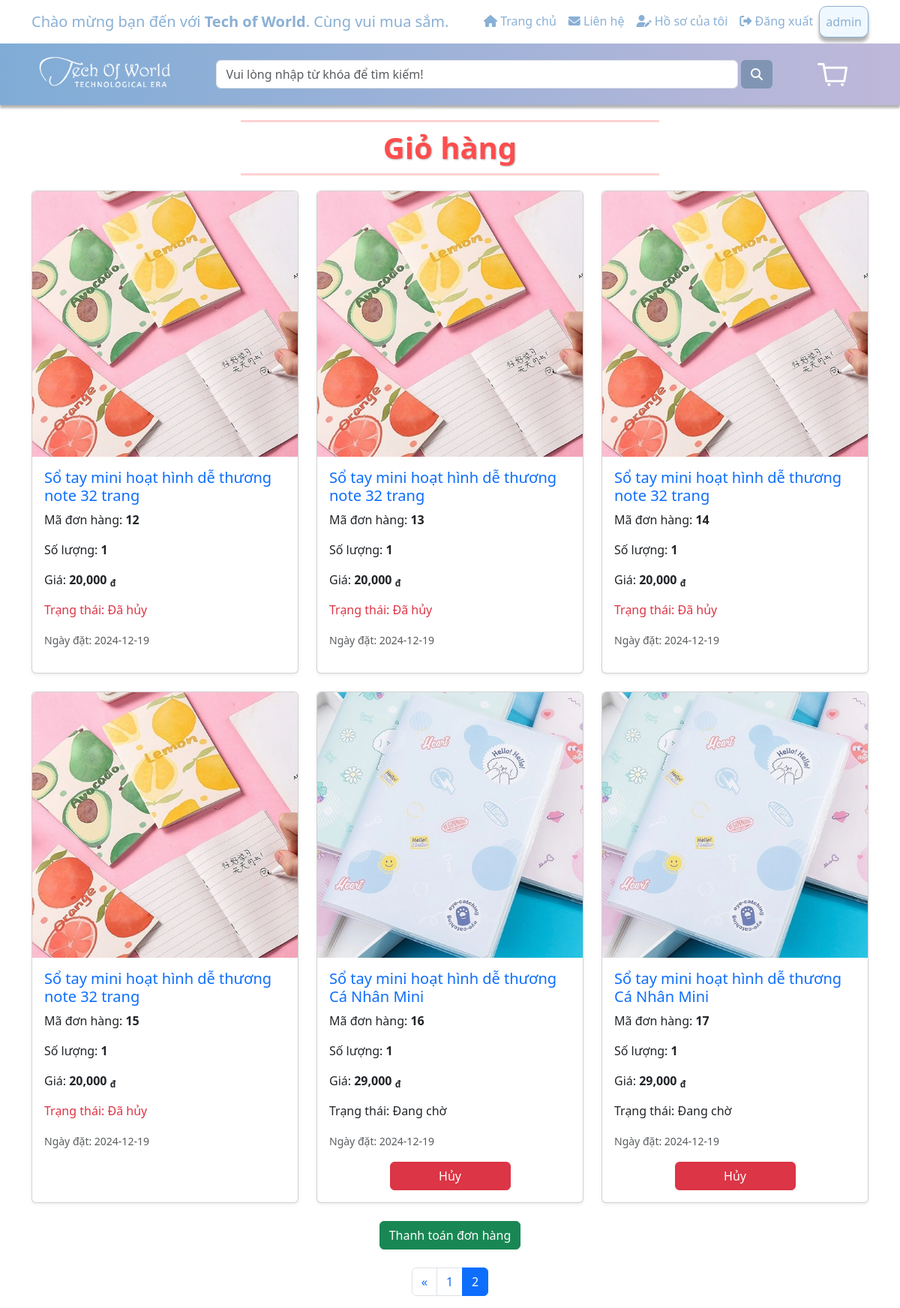
Page /Website/cart.php?page=2 (signed in) on the committed database.
### tables this page shows
CREATE TABLE `user` (
  `user_id` int(11) NOT NULL,
  `username` varchar(25) NOT NULL,
  `name` varchar(150) NOT NULL,
  `password` varchar(255) NOT NULL,
  `email` varchar(255) DEFAULT NULL,
  `role` tinyint(1) NOT NULL DEFAULT 0,
  `avatar` varchar(255) DEFAULT NULL,
  `created_at` timestamp NOT NULL DEFAULT current_timestamp(),
  `updated_at` timestamp NOT NULL DEFAULT current_timestamp() ON UPDATE current_timestamp(),
  `status` tinyint(1) NOT NULL DEFAULT 1,
  `last_login` timestamp NULL DEFAULT NULL
);

CREATE TABLE `order` (
  `order_id` int(11) NOT NULL,
  `user_id` int(11) NOT NULL,
  `product_id` int(11) NOT NULL,
  `timeorder` date NOT NULL,
  `order_status` varchar(100) NOT NULL,
  `order_price` varchar(15) NOT NULL,
  `order_quantity` int(4) NOT NULL,
  `created_at` timestamp NOT NULL DEFAULT current_timestamp(),
  `updated_at` timestamp NOT NULL DEFAULT current_timestamp() ON UPDATE current_timestamp(),
  `total_price` decimal(10,2) NOT NULL,
  `payment_status` tinyint(1) NOT NULL
);

CREATE TABLE `product` (
  `product_id` int(11) NOT NULL,
  `product_type_name` varchar(100) NOT NULL,
  `product_name` varchar(250) NOT NULL,
  `product_price` varchar(250) NOT NULL,
  `product_description` varchar(300) DEFAULT NULL,
  `product_details` varchar(300) NOT NULL,
  `product_images` varchar(50) NOT NULL,
  `product_quantity` int(250) NOT NULL DEFAULT 1,
  `product_type_id` varchar(50) NOT NULL
);

### Website/cart.php (the view, shortened to what this page needs)
<?php
include('../Sources/FE/top_header.php');
include('../Sources/FE/header.php');
$name = $_SESSION['username'];
$list_order = [];
$stmt = $connect->prepare("SELECT * FROM `order` WHERE user_id = (SELECT user_id FROM user WHERE username = ?)");
$stmt->bind_param("s", $name);
$stmt->execute();
$result = $stmt->get_result();
if ($result->num_rows === 0) {
    echo '<div class="alert alert-warning">Không tìm thấy đơn hàng nào.</div>';
} else {
    while ($row = mysqli_fetch_array($result, MYSQLI_ASSOC)) {
        $list_order[] = $row;
    }
}
$cartValueShow = 10;
$pagination = ceil(count($list_order) / $cartValueShow);
$page = isset($_GET['page']) ? (int)$_GET['page'] : 1;
$page = max(1, min($pagination, $page));
$firstPage = ($page - 1) * $cartValueShow;
$endPage = min($firstPage + $cartValueShow, count($list_order));
?>
<div class="container">
<div class="header-section">
    <hr>
    <h1>Giỏ hàng</h1>
    <hr>
</div>
    <div class="row">
        <?php if (!empty($list_order)) : ?>
            <?php for ($i = $firstPage; $i < $endPage; $i++) : ?>
                <?php
                $order = $list_order[$i];
                $stmt = $connect->prepare("SELECT * FROM product WHERE product_id = ?");
                $stmt->bind_param("i", $order['product_id']);
                $stmt->execute();
                $product_result = $stmt->get_result();
                $product = $product_result->fetch_assoc();
                $duongdanimg = '../Assets/img/sanpham/';
                if ($product):
                ?>
                    <div class="col-md-4 mb-4">
                        <div class="card shadow-sm h-100">
                            <div class="row g-0">
                                <div class="col-md-12">
                                    <img src="<?= $duongdanimg . htmlspecialchars($product['product_images']) ?>" class="img-fluid rounded-top" alt="<?= htmlspecialchars($product['product_name']) ?>">
                                </div>
                                <div class="col-md-12">
                                    <div class="card-body">
                                        <h5 class="card-title">
                                            <a href="./product.php?product_id=<?= $product['product_id'] ?>" class="text-decoration-none"><?= htmlspecialchars($product['product_name']) ?></a>
                                        </h5>
                                        <p class="card-text">Mã đơn hàng: <strong><?= htmlspecialchars($order['order_id']) ?></strong></p>
                                        <p class="card-text">Số lượng: <strong><?= htmlspecialchars($order['order_quantity']) ?></strong></p>
                                        <p class="card-text">Giá: <strong><?= number_format($order['order_price'], 0, '.', ',') ?> <sub>đ</sub></strong></p>
                                        <p class="card-text <?= ($order['order_status'] == 'Đã hủy') ? 'text-danger' : ''; ?>">
                                            Trạng thái: <?= htmlspecialchars($order['order_status']) ?>
                                        </p>
                                        <p class="card-text"><small class="text-muted">Ngày đặt: <?= htmlspecialchars($order['timeorder']) ?></small></p>
                                        <div class="d-grid gap-2 col-6 mx-auto">
                                            <?php if ($order['order_status'] != "Đã hủy") : ?>
                                                <button type="button" class="btn btn-danger" data-bs-toggle="modal" data-bs-target="#modal<?= $order['order_id'] ?>">Hủy</button>
                                            <?php endif; ?>
                                        </div>
                                    </div>
                                </div>
                            </div>
                        </div>
                    </div>
                <?php else: ?>
                    <div class="col-12 text-center">Không tìm thấy sản phẩm cho đơn hàng này.</div>
                <?php endif; ?>
            <?php endfor; ?>
        <?php else : ?>
            <div class="col-12 text-center">Không có đơn hàng nào trong giỏ.</div>
        <?php endif; ?>
    </div>
    <div class="text-center">
        <button type="button" class="btn btn-success" data-bs-toggle="modal" data-bs-target="#paymentModal">
            Thanh toán đơn hàng
        </button>
    </div>
    <div class="text-center mt-4">
        <nav aria-label="Page navigation">
            <ul class="pagination justify-content-center">
                <?php if ($page > 1): ?>
                    <li class="page-item">
                        <a class="page-link" href="?page=<?= $page - 1 ?>" aria-label="Previous">
                            <span aria-hidden="true">&laquo;</span>
                        </a>
                    </li>
                <?php endif; ?>
                <?php for ($i = 1; $i <= $pagination; $i++): ?>
                    <li class="page-item <?= $i == $page ? 'active' : '' ?>">
                        <a class="page-link" href="?page=<?= $i ?>"><?= $i ?></a>
                    </li>
                <?php endfor; ?>
            </ul>
        </nav>
    </div>
</div>
</body>
</html>

### Sources/FE/top_header.php (shortened to what this page needs)
<?php
include("../connect_SQL/connect.php");
$user = null;
if (isset($_SESSION['username'])) {
    $loggedInUsername = $_SESSION['username'];
    $sql = "SELECT * FROM user WHERE username = ?";
    $stmt = $connect->prepare($sql);
    $stmt->bind_param("s", $loggedInUsername);
    $stmt->execute();
    $result = $stmt->get_result();
    if ($result && $result->num_rows > 0) {
        $user = $result->fetch_assoc();
    }
}
?>
<!DOCTYPE html>
<html lang="en">
<head>
    <link href="https://cdn.jsdelivr.net/npm/bootstrap@5.3.1/dist/css/bootstrap.min.css" rel="stylesheet">
    <link rel="stylesheet" href="https://cdnjs.cloudflare.com/ajax/libs/font-awesome/6.4.2/css/all.min.css">
</head>
<body>
    <nav class="navbar navbar-expand-lg" id="navbar">
        <div class="container">
            <div class="collapse navbar-collapse">
                <div class="top-slogan me-auto">Chào mừng bạn đến với <strong>Tech of World</strong>. Cùng vui mua sắm.</div>
                <ul class="navbar-nav ms-auto" id="ic-user" style="display: none;">
                    <li class="nav-item">
                        <a class="nav-link home" href="../Website/website.php"><i class="fas fa-home"></i> Trang chủ</a>
                    </li>
                    <li class="nav-item">
                        <a class="nav-link contact" href="../Website/contact.php"><i class="fas fa-envelope"></i> Liên hệ</a>
                    </li>
                    <li class="nav-item">
                        <a class="nav-link" href="../website/profile_user.php"><i class="fas fa-user-edit"></i> Hồ sơ của tôi</a>
                    </li>
                    <li class="nav-item">
                        <a class="nav-link" href="../sources/BE/logout_process.php"><i class="fas fa-sign-out-alt"></i> Đăng xuất</a>
                    </li>
                    <li class="nav-item">
                        <a class="nav-link user" id="navbar">
                            <span id="username-display"><?= isset($user['username']) ? htmlspecialchars($user['username']) : 'Khách' ?></span>
                        </a>
                    </li>
                </ul>
            </div>
        </div>
    </nav>
</body>
</html>

### Sources/FE/top_header.php (style rules this page uses)
#navbar { color: #8ab0d5; box-shadow: 0px 6px 4px rgba(0, 0, 0, 0.3); }
.top-slogan { font-size: 20px; }
a.nav-link { color: #8ab0d5; }
a.nav-link.user { border: 1px solid; background: aliceblue; border-radius: 10px; }

### Website/cart.php (style rules this page uses)
.header-section { text-align: center; margin: 20px 0; }
.header-section h1 { color: #ff4d4d; font-size: 2.5rem; font-weight: bold; text-shadow: 1px 1px 2px rgba(0, 0, 0, 0.3); }
.header-section hr { border: 0; height: 3px; background-color: #ff4d4d; width: 50%; margin: 10px auto; }

### rows in the picture
user: username "admin"
order: product.product_images (picture), product.product_name "Sổ tay mini hoạt hình dễ thương note 32 trang", order_id "12", order_quantity "1", order_price "20,000", order_status "Đã hủy", timeorder "2024-12-19"
order: product.product_images (picture), product.product_name "Sổ tay mini hoạt hình dễ thương note 32 trang", order_id "13", order_quantity "1", order_price "20,000", order_status "Đã hủy", timeorder "2024-12-19"
order: product.product_images (picture), product.product_name "Sổ tay mini hoạt hình dễ thương note 32 trang", order_id "14", order_quantity "1", order_price "20,000", order_status "Đã hủy", timeorder "2024-12-19"
order: product.product_images (picture), product.product_name "Sổ tay mini hoạt hình dễ thương note 32 trang", order_id "15", order_quantity "1", order_price "20,000", order_status "Đã hủy", timeorder "2024-12-19"
order: product.product_images (picture), product.product_name "Sổ tay mini hoạt hình dễ thương Cá Nhân Mini", order_id "16", order_quantity "1", order_price "29,000", order_status "Đang chờ", timeorder "2024-12-19"
order: product.product_images (picture), product.product_name "Sổ tay mini hoạt hình dễ thương Cá Nhân Mini", order_id "17", order_quantity "1", order_price "29,000", order_status "Đang chờ", timeorder "2024-12-19"
